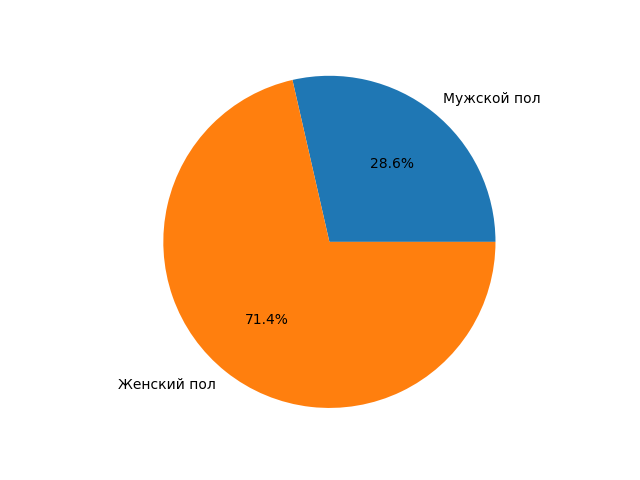

This chart was generated by the following Python code:
# Социологический опрос на тему:"Социальные сети"
# 1.	Ваш пол?

import matplotlib.pyplot as plt

labels = 'Мужской пол', 'Женский пол'
sizes = [2,5]

fig, ax = plt.subplots()
ax.pie(sizes, labels=labels, autopct='%1.1f%%')
ax.axis('equal')

plt.show()
